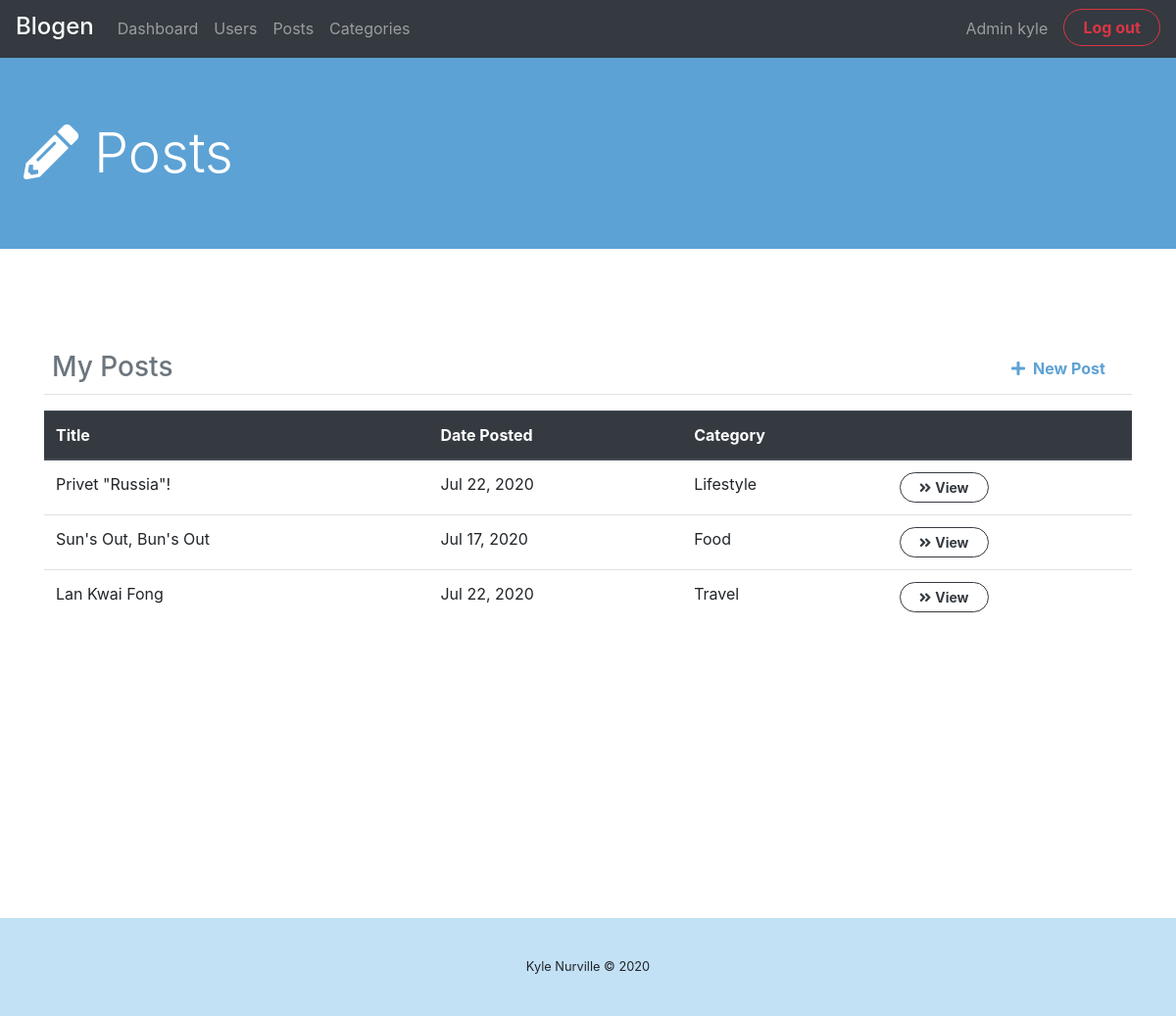
Page /posts.php (signed in) on the committed database.
### tables this page shows
CREATE TABLE `posts` (
  `id` int(11) NOT NULL,
  `title` varchar(255) NOT NULL,
  `content` longtext NOT NULL,
  `date_posted` date NOT NULL,
  `account_id` int(11) NOT NULL,
  `category_id` int(11) NOT NULL
);

CREATE TABLE `categories` (
  `id` int(11) NOT NULL,
  `name` varchar(100) NOT NULL
);

### posts.php (the view, shortened to what this page needs)
<?php
function getPosts()
{
   $id = $_SESSION['account_id'];
   $sql = "SELECT posts.id AS id, posts.title AS title, categories.name AS category, DATE_FORMAT(posts.date_posted, '%b %e, %Y') AS date_posted
         FROM posts
         INNER JOIN categories
         ON posts.category_id = categories.id
         WHERE posts.account_id = $id";
   $conn = connection();
   if ($result = $conn->query($sql)) {
      return $result;
   } else {
      die("Error retrieving posts: " . $conn->error);
   }
}
?>
<!DOCTYPE html>
<html lang="en">
<head>
   <link rel="stylesheet" href="https://cdnjs.cloudflare.com/ajax/libs/font-awesome/5.13.1/css/all.min.css">
   <link rel="stylesheet" href="main.css">
</head>
<body>
   <?php
   if ($_SESSION['role'] == "A") {
      include "adminMenu.php";
   } else {
      include "userMenu.php";
   }
   ?>
   <header class="jumbotron jumbotron-fluid bg-blue">
      <h2 class="display-4 text-white ml-4"><i class="fas fa-pencil-alt pr-3"></i>Posts</h2>
   </header>
   <main class="container mt-6">
      <div class="container">
         <div class="row border-bottom mb-3 p-2 justify-content-between">
            <h3 class="d-inline text-muted">My Posts</h3>
            <a href="addPost.php" class="btn btn-outline-blue border-0"><i class="fas fa-plus mr-2"></i>New Post</a>
         </div>
      </div>
      <table class="table table-hover">
         <thead class="thead-dark">
            <tr>
               <th>Title</th>
               <th>Date Posted</th>
               <th class="d-none d-sm-table-cell">Category</th>
               <th></th>
            </tr>
         </thead>
         <tbody>
            <?php
            $result = getPosts();
            if ($result->num_rows > 0) {
               while ($row = $result->fetch_assoc()) {
            ?>
                  <tr>
                     <td><?= $row['title'] ?></td>
                     <td><?= $row['date_posted'] ?></td>
                     <td class="d-none d-sm-table-cell"><?= $row['category'] ?></td>
                     <td class="text-truncate">
                        <a href="viewPost.php?postID=<?= $row['id'] ?>" class="btn btn-outline-dark btn-sm"><i class="fas fa-angle-double-right mr-1"></i>View</a>
                     </td>
                  </tr>
               <?php
               }
            } ?>
         </tbody>
      </table>
   </main>
   <footer class="bg-lblue text-center w-100" style="margin-top: 300px;">
      <small style="line-height:100px;">Kyle Nurville &copy; 2020</small>
   </footer>
</body>
</html>

### rows in the picture
posts: title "Privet \"Russia\"!", date_posted "Jul 22, 2020", category.name "Lifestyle"
posts: title "Sun's Out, Bun's Out", date_posted "Jul 17, 2020", category.name "Food"
posts: title "Lan Kwai Fong", date_posted "Jul 22, 2020", category.name "Travel"

### other values in the picture
$_SESSION['username'] "kyle"
